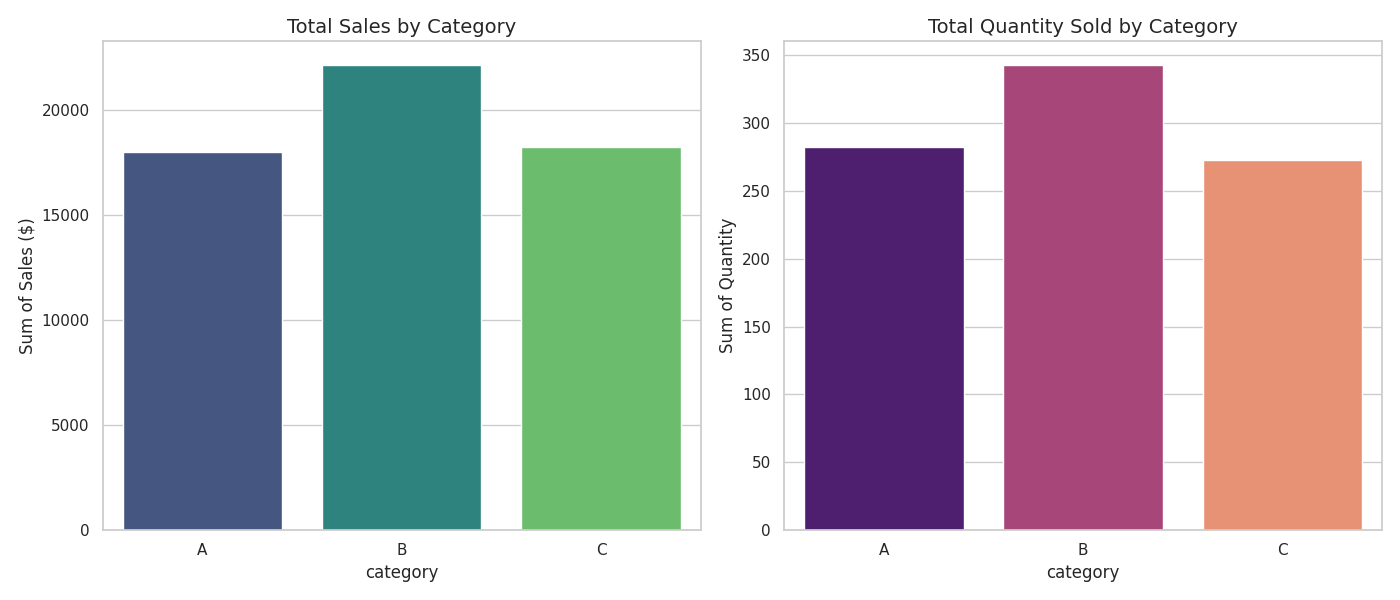

Python code for this plot:
import matplotlib.pyplot as plt
import seaborn as sns

# Set visual style
sns.set_theme(style="whitegrid")

# Create a figure with two subplots
fig, ax = plt.subplots(1, 2, figsize=(14, 6))

# Plot 1: Total Sales per Category
# Added hue='category' and legend=False to fix the warning
sns.barplot(x='category', y='sales_sum', data=df, ax=ax[0], hue='category', palette='viridis', legend=False)
ax[0].set_title('Total Sales by Category', fontsize=14)
ax[0].set_ylabel('Sum of Sales ($)')

# Plot 2: Total Quantity per Category
# Added hue='category' and legend=False to fix the warning
sns.barplot(x='category', y='quantity_sum', data=df, ax=ax[1], hue='category', palette='magma', legend=False)
ax[1].set_title('Total Quantity Sold by Category', fontsize=14)
ax[1].set_ylabel('Sum of Quantity')

plt.tight_layout()
plt.show() 
